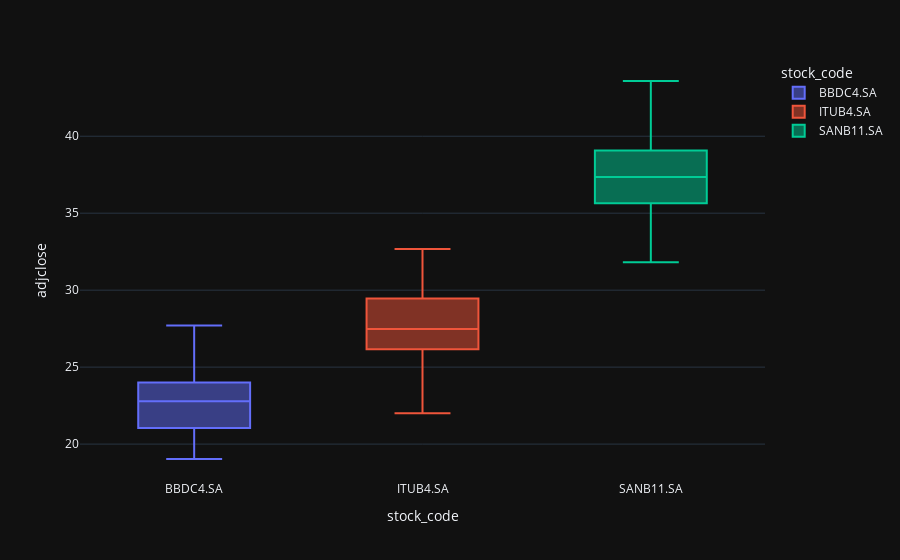

This figure's notebook cell:
### Code cell
stocks.boxplot(stk, y='adjclose', x='stock_code', color='stock_code', template='plotly_dark')

### Figure 1 — Plotly figure (JSON) as saved in the notebook; plotly's stock layout.template omitted (floating-point values rounded to 4 significant figures; data arrays with more than 128 entries replaced by an {"elided": "..."} marker saying what was removed)
{"data": [{"alignmentgroup": "True", "hovertemplate": "stock_code=%{x}<br>adjclose=%{y}<extra></extra>", "legendgroup": "BBDC4.SA", "marker": {"color": "#636efa"}, "name": "BBDC4.SA", "notched": false, "offsetgroup": "BBDC4.SA", "orientation": "v", "showlegend": true, "type": "box", "x": {"elided": "234 str values"}, "x0": " ", "xaxis": "x", "y": {"elided": "234 float values"}, "y0": " ", "yaxis": "y"}, {"alignmentgroup": "True", "hovertemplate": "stock_code=%{x}<br>adjclose=%{y}<extra></extra>", "legendgroup": "ITUB4.SA", "marker": {"color": "#EF553B"}, "name": "ITUB4.SA", "notched": false, "offsetgroup": "ITUB4.SA", "orientation": "v", "showlegend": true, "type": "box", "x": {"elided": "234 str values"}, "x0": " ", "xaxis": "x", "y": {"elided": "234 float values"}, "y0": " ", "yaxis": "y"}, {"alignmentgroup": "True", "hovertemplate": "stock_code=%{x}<br>adjclose=%{y}<extra></extra>", "legendgroup": "SANB11.SA", "marker": {"color": "#00cc96"}, "name": "SANB11.SA", "notched": false, "offsetgroup": "SANB11.SA", "orientation": "v", "showlegend": true, "type": "box", "x": {"elided": "234 str values"}, "x0": " ", "xaxis": "x", "y": {"elided": "234 float values"}, "y0": " ", "yaxis": "y"}], "layout": {"boxmode": "overlay", "legend": {"title": {"text": "stock_code"}, "tracegroupgap": 0}, "margin": {"t": 60}, "xaxis": {"anchor": "y", "categoryarray": ["BBDC4.SA", "ITUB4.SA", "SANB11.SA"], "categoryorder": "array", "domain": [0, 1], "title": {"text": "stock_code"}}, "yaxis": {"anchor": "x", "domain": [0, 1], "title": {"text": "adjclose"}}}}
